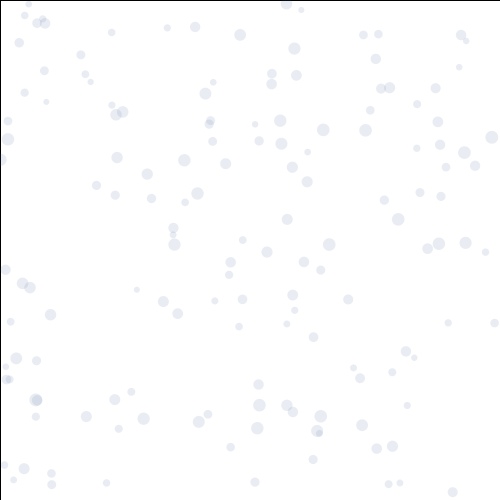
Frame 1 (no input)
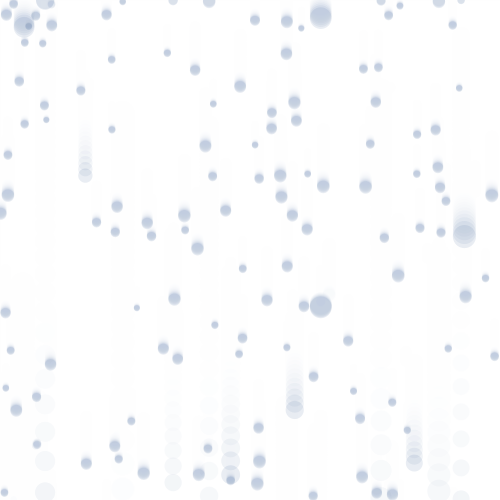
Frame 60 (the mouse pressed at the canvas centre just before this capture)
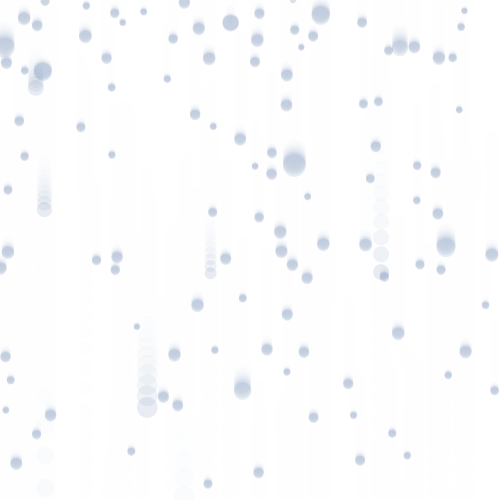
Frame 120 (the mouse held since frame 60 and released just before this capture)

The Processing sketch that drew these frames (run headless with seeded random() and noise(); from frame 60 on, the mouse is pressed at the canvas centre):

// Processing sketch: processing_134067
// ── processing_134067.pde

float minSize = 6;
float maxSize = 13;
float maxMergedSize = 20;
int totaldrops = 150;
Rain[] drops;


void setup() {
  size(500, 500);
  background(255);

//create drops
  drops = new Rain[totaldrops];
  for (int i=0; i<drops.length;i++) {
    drops [i]= new Rain(random(width), random(height) );
  }
}

void draw() {
  fill(255, 70);
  rect(0, 0, 600, 600);

// falling drops
  for (int i=0; i<drops.length; i++) {
    drops[i].display();
    drops[i].update();
  }

// intersection
  for (int j=0; j<drops.length; j++) {
    for (int i=0; i<drops.length; i++) {
      
//conditions
      boolean areNotSame = i!=j;
      boolean intersect = drops[j].intersect(drops[i]);
      boolean isSizeOK = ( drops[i].size + drops[j].size ) < maxMergedSize;
      boolean hasAnyMerged = drops[i].hasMerged || drops[j].hasMerged;
      
      //if( i!=j && drops[j].intersect(drops[i] && drops[i].size < maxSize ) ) {
  
        if( areNotSame && intersect && !hasAnyMerged ){
        drops[i].merge( drops[j] );
        drops[j].disappear();
      }
    }
  }
}

class Rain {
  float x;
  float y;
  float xSpeed;
  float ySpeed;
  float size;
  float gravY = 0.07;
  color c=color(67, 104, 152, 30);
  boolean hasMerged = false;

  //constructor
  Rain (float theX, float theY ) {
    reset();
    x = theX;
    y = theY;
  }

  //reset drops
  void reset() {
    size = random(minSize, maxSize);
    ySpeed = map(size, minSize, maxSize, 0.3, 1 );
    y = 0;
    hasMerged = false;
  }

  void display() {
    noStroke();
    fill(c);
    ellipse (x, y, size, size);
  }

  // drop drops which has merged
  void update() {
    y = y + ySpeed;
    if (hasMerged) applyGravity();
    checkForReset();
  }

  void checkForReset() {
    if (y > height) {
      reset();
    }
  }

  void applyGravity() {
    ySpeed = ySpeed * ( 1 + gravY ); // map(size, minSize, maxSize, 0.01, 0.1)
  }

  boolean intersect(Rain b) {
    float distance = dist(x, y, b.x, b.y);
    if (distance < size/2 + b.size/2) {
      return true;
    } 
    else {
      return false;
    }
  }

  void merge( Rain otherDrop ) {
    size = size + otherDrop.size;
    hasMerged = true;
  }

  void disappear() {
    size = 0;
  }
}
